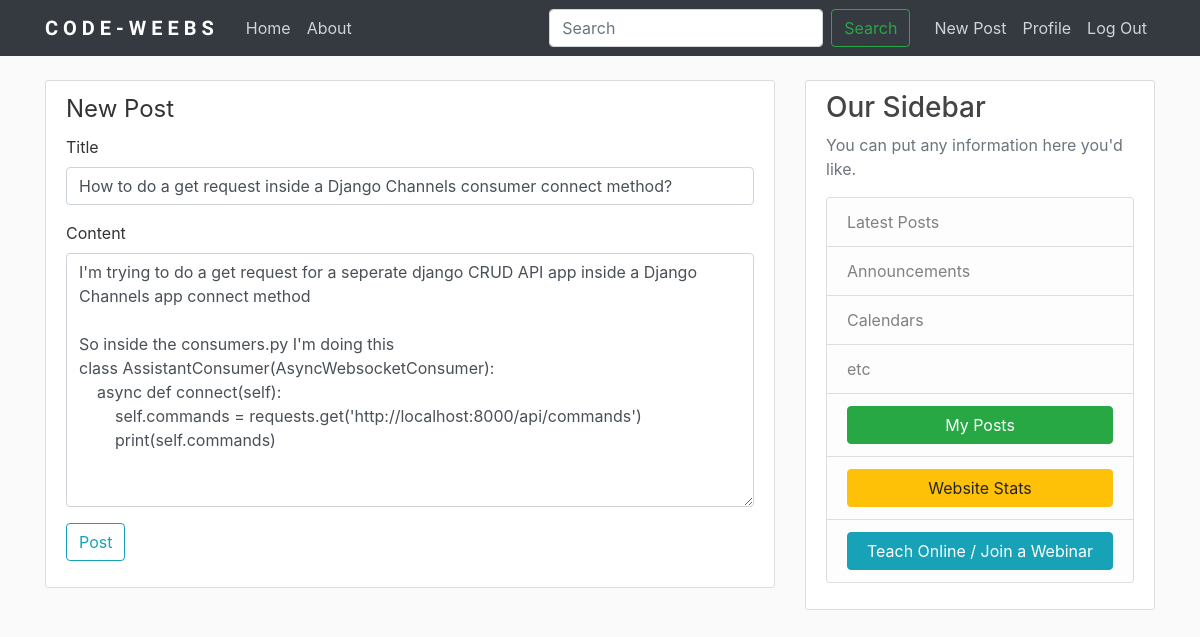
Page /post/1/update (signed in) on the committed database.
### blog/models.py (models this page shows, shortened)
class Post(models.Model):
	title = models.CharField(max_length=100)
	content = models.TextField(blank=False)
	date_posted = models.DateTimeField(default=timezone.now)
	author = models.ForeignKey(User, on_delete=models.CASCADE)

### blog/views.py (the view, shortened to what this page needs)
# urls.py: path('post/<int:pk>/update',PostUpdateView.as_view(),name='post-update'),
class PostUpdateView(LoginRequiredMixin,UserPassesTestMixin,UpdateView):
	model = Post
	fields = ['title','content']
	success_url='/'
	def test_func(self):
		post = self.get_object()
		if self.request.user == post.author:
			return True
		return False

### blog/templates/blog/post_form.html (shortened to what this page needs)
{% extends 'blog/base.html' %}
{% load bootstrap4 %}
{% block content %}
	<div class="content-section">
		<legend>New Post</legend>
		<form method="post">
		    {% bootstrap_form form %}
		    <div class="form-group">
		    <button class="btn btn-outline-info" type="submit">Post</button>
		    </div>
	    </form>
	</div>
{% endblock %}

### blog/static/blog/main.css (style rules this page uses)
body { background: #fafafa; color: #333333; margin-top: 5rem; }
.content-section { background: #ffffff; padding: 10px 20px; border: 1px solid #dddddd; border-radius: 3px; margin-bottom: 20px; }

### rows in the picture
Post: title "How to do a get request inside a Django Channels consumer connect method?", content "I'm trying to do a get request for a seperate django CRUD API app inside a Django Channels app connect method So inside the consumers.py I'm doing this class AssistantConsumer(AsyncWebsocketConsumer): async def connect(self): self.commands = requests.get('http://localhost:8000/api/commands') print(self.commands)"
